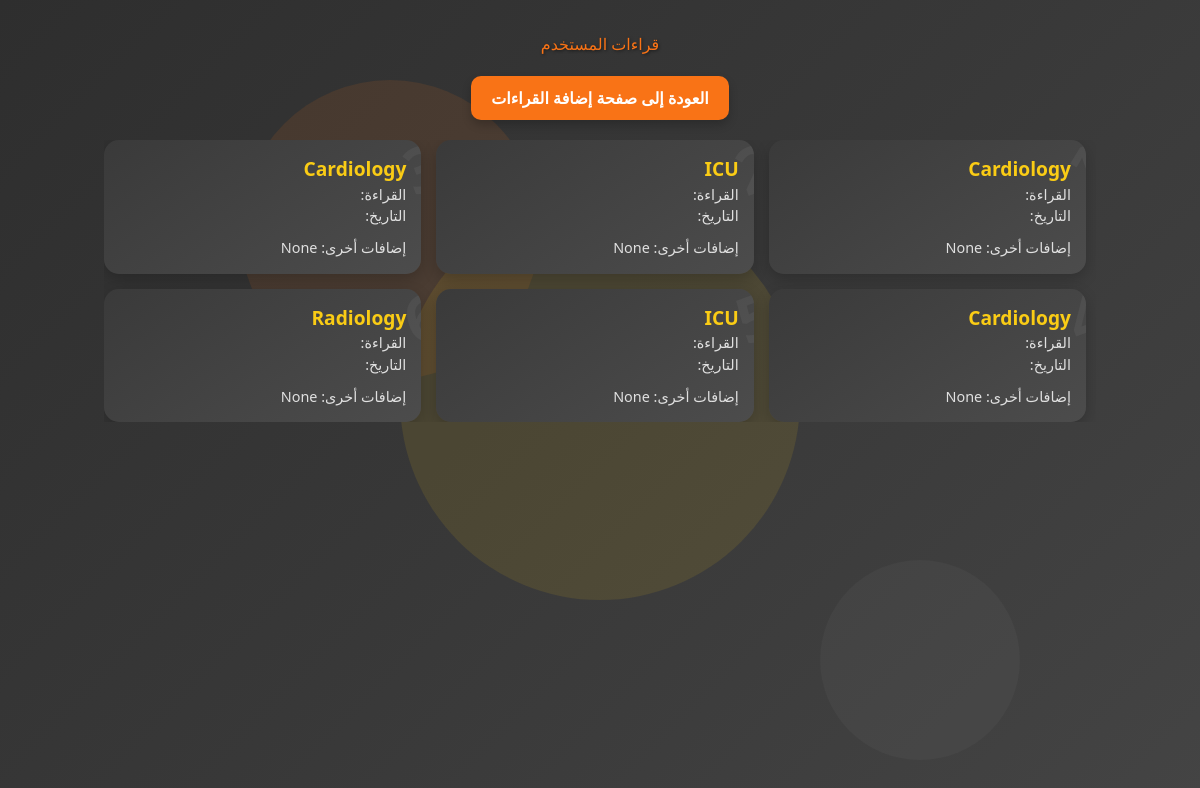
The page /user_dashboard/readings-list/ (signed in) on the database its author committed.
### user_dashboard/models.py (models this page shows, shortened)
class Reading(models.Model):
    device = models.ForeignKey(Device, on_delete=models.CASCADE, related_name='dashboard_readings', verbose_name="الجهاز")
    user = models.ForeignKey(User, on_delete=models.CASCADE, related_name='dashboard_user_readings', verbose_name="المستخدم")
    temperature = models.FloatField(default=0.0, verbose_name="درجة الحرارة")
    manual_time = models.DateTimeField(default=timezone.now, verbose_name="الوقت اليدوي")
    entry_time = models.DateTimeField(auto_now_add=True, verbose_name="وقت الإدخال التلقائي")
    notes = models.TextField(blank=True, null=True, verbose_name="ملاحظات")
    class Meta:
        verbose_name = "قراءة"
        verbose_name_plural = "القراءات"
        ordering = ['-entry_time']

### admin_dashboard/models.py (models this page shows, shortened)
class Device(models.Model):
    name = models.CharField(max_length=255, verbose_name="اسم الجهاز")
    device_number = models.CharField(max_length=255, verbose_name="رقم الجهاز")  # تأكد من وجود هذا الحقل
    function = models.CharField(max_length=255, verbose_name="وظيفة الجهاز")
    location = models.CharField(max_length=255, verbose_name="موقع الجهاز")
    created_at = models.DateTimeField(auto_now_add=True)
    updated_at = models.DateTimeField(auto_now=True)
    class Meta:
        verbose_name = "جهاز"
        verbose_name_plural = "الأجهزة"

### user_dashboard/views.py (the view)
# urls.py: path('readings-list/', views.readings_list, name='readings_list'),
@login_required
def readings_list(request):
    try:
        readings = Reading.objects.filter(user=request.user).order_by('-entry_time')
        return render(request, 'user_dashboard/readings_list.html', {
            'readings': readings
        })
    except Exception as e:
        messages.error(request, 'حدث خطأ في تحميل قائمة القراءات')
        return redirect('user_dashboard:dashboard_home')

### user_dashboard/templates/user_dashboard/readings_list.html (shortened to what this page needs)
<!DOCTYPE html>
<html lang="ar" dir="rtl">
<head>
    <script src="https://cdn.tailwindcss.com"></script>
</head>
<body class="background-container">
    <div class="background-shape shape-1"></div>
    <div class="background-shape shape-2"></div>
    <div class="background-shape shape-3"></div>
    <div class="container mx-auto px-4 py-8 relative">
        <h1>قراءات المستخدم</h1>
        <div class="text-center">
            <a href="{% url 'user_dashboard:add_reading' %}" class="back-button">العودة إلى صفحة إضافة القراءات</a>
        </div>
        {% if readings %}
        <div class="scrollable-container">
            <div class="grid-container">
                {% for reading in readings %}
                <div class="card" data-number="{{ forloop.counter }}">
                    <h3>{{ reading.device.name }}</h3>
                    <p>القراءة: {{ reading.value }}</p>
                    <p>التاريخ: {{ reading.timestamp|date:"Y-m-d H:i" }}</p>
                    <div class="info">
                        <p>إضافات أخرى: {{ reading.notes }}</p>
                    </div>
                </div>
                {% endfor %}
            </div>
        </div>
        {% else %}
        <p class="text-center text-gray-500 text-lg">لا توجد قراءات مضافة حتى الآن.</p>
        {% endif %}
    </div>
</body>
</html>

### user_dashboard/templates/user_dashboard/readings_list.html (style rules this page uses)
.background-container { background: linear-gradient(135deg, #2e2e2e, #383838, #444444); position: relative; overflow: hidden; color: white; min-height: 100vh; }
.background-shape { position: absolute; border-radius: 50%; opacity: 0.1; z-index: 0; }
.shape-1 { top: 10%; left: 20%; width: 300px; height: 300px; background: #f97316; }
.shape-2 { bottom: 5%; right: 15%; width: 200px; height: 200px; background: #737373; }
.shape-3 { top: 50%; left: 50%; width: 400px; height: 400px; background: #facc15; transform: translate(-50%, -50%); }
.card { position: relative; background: linear-gradient(145deg, #3a3a3a, #4c4c4c); border-radius: 15px; overflow: hidden; padding: 15px; box-shadow: 0 5px 15px rgba(0, 0, 0, 0.2); transition: transform 0.3s ease, box-shadow 0.3s ease; z-index: 1; }
.card::before { content: attr(data-number); position: absolute; top: -20px; right: -20px; font-size: 4rem; font-weight: bold; color: rgba(255, 255, 255, 0.05); transform: rotate(-20deg); }
.card h3 { font-size: 1.2rem; font-weight: bold; color: #facc15; }
.card p { font-size: 0.9rem; color: #e0e0e0; }
.card .info { margin-top: 10px; font-size: 0.8rem; color: #b0b0b0; }
.scrollable-container { max-height: 400px; overflow-y: auto; padding-right: 10px; }
.grid-container { display: grid; grid-template-columns: repeat(auto-fill, minmax(250px, 1fr)); gap: 15px; }
h1 { text-align: center; font-size: 2.5rem; font-weight: bold; margin-bottom: 2rem; color: #f97316; text-shadow: 1px 1px 3px rgba(0, 0, 0, 0.5); }
.back-button { display: inline-block; margin: 20px auto; padding: 10px 20px; font-size: 1rem; font-weight: bold; text-align: center; color: white; background: #f97316; border-radius: 10px; box-shadow: 0 5px 10px rgba(0, 0, 0, 0.2); transition: background 0.3s ease; }

### rows shown on the page
Reading: device.name "Cardiology", notes "None"
Reading: device.name "ICU", notes "None"
Reading: device.name "Cardiology", notes "None"
Reading: device.name "Cardiology", notes "None"
Reading: device.name "ICU", notes "None"
Reading: device.name "Radiology", notes "None"
